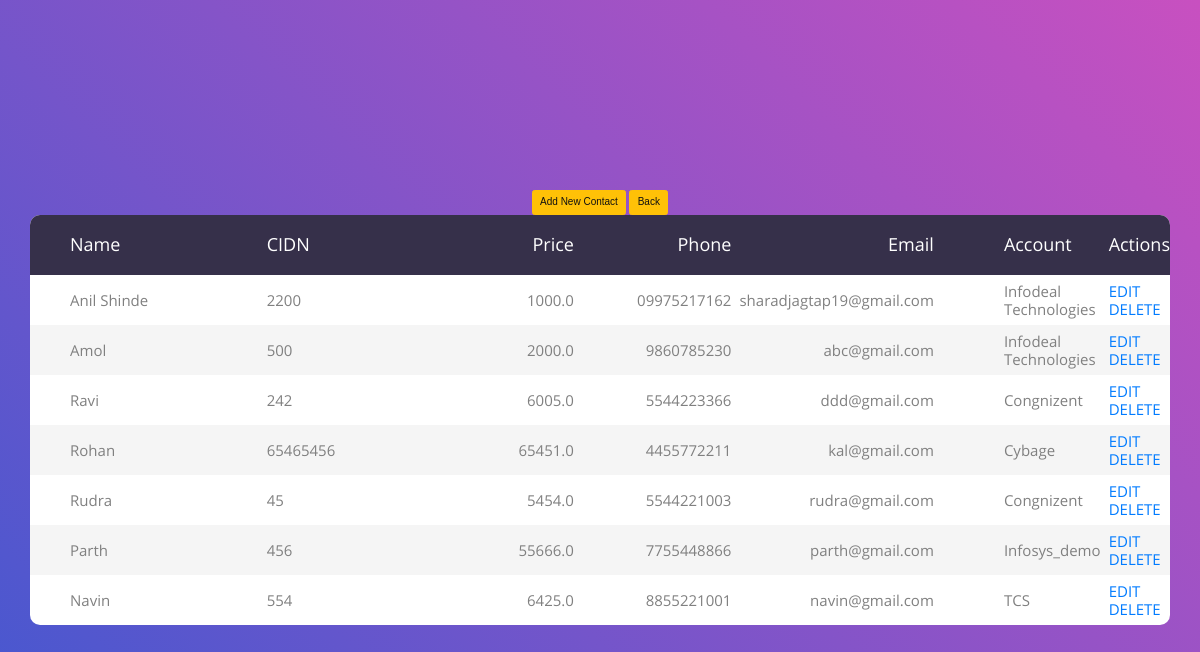
The page /contact/ (signed in) on the database its author committed.
### accounts/models.py (models this page shows, shortened)
class Contact(models.Model):
    name=models.CharField(max_length=200, null=True)
    CIDN=models.IntegerField()
    price = models.FloatField(null=True)
    phone = models.CharField(max_length=200, null=True)
    email = models.CharField(max_length=200, null=True)
    account=models.ForeignKey('tbl_account_info',on_delete=models.CASCADE,null=True)

class tbl_account_info(models.Model):
    client_name = models.CharField(max_length=200, null=True)
    status = (
        ('pending', 'PENDING'),
        ('active', 'ACTIVE'),
        ('acquired', 'ACQUIRED')
    )
    account_status = models.CharField(choices=status,max_length=200, null=True)
    status1 = (
        ('IT', 'IT AND SERVICES'),
        ('Services', 'SERVICES'),
        ('others', 'OTHERS')
    )
    industry_status = models.CharField(choices=status1,max_length=200, null=True)
    Account_owner = models.CharField(max_length=128)
    date_created = models.DateTimeField(auto_now_add=True, null=True, blank=True)
    created_by=models.CharField(max_length=200, null=True)
    def __str__(self):
        return self.client_name

### accounts/decorators.py (the view)
        def wrapper_func(request, *args, **kwargs):
            group = None
            if request.user.groups.exists():
                group = request.user.groups.all()[0].name
            if group in allowed_roles:
                return view_func(request, *args, **kwargs)
            else:
                return HttpResponse('<h1>You are not authorized to view this page</h1>')

### accounts/views.py (called while the page is built)
@login_required(login_url='login')
@allowed_users(allowed_roles=['admin','customer2'])
def contact(request):
    contacts=Contact.objects.all()
    return render(request,'contact/contact.html',{'contacts':contacts})

### templates/contact/contact.html (shortened to what this page needs)
<!DOCTYPE html>
{% load static %}
<html lang="en">
<head>
    <link rel="stylesheet" href="https://maxcdn.bootstrapcdn.com/bootstrap/3.3.7/css/bootstrap.min.css">
	<link rel="stylesheet" href="{% static "images/icons/favicon.ico" %}">
	<link rel="stylesheet" type="text/css" href="{% static "vendor/bootstrap/css/bootstrap.min.css" %}">
	<link rel="stylesheet" type="text/css" href="{% static "fonts/font-awesome-4.7.0/css/font-awesome.min.css" %}">
	<link rel="stylesheet" type="text/css" href="{% static "vendor/animate/animate.css" %}">
	<link rel="stylesheet" type="text/css" href="{% static "vendor/select2/select2.min.css" %}">
	<link rel="stylesheet" type="text/css" href="{% static "vendor/perfect-scrollbar/perfect-scrollbar.css" %}">
</head>
<body>
	<div class="limiter">
		<div class="container-table100">
			<div class="wrap-table100">
				<div class="table100">
					<table>
						<thead>
							<tr class="table100-head">
								<th class="column1">Name</th>
                                <th class="column3">CIDN</th>
								<th class="column4">Price</th>
                                <th class="column5">Phone</th>
								<th class="column6">Email</th>
								<th class="column7">Account</th>
                                <th class="column8">Actions</th>
							</tr>
						</thead>
						<tbody>
								{% for contact in contacts %}
								<tr>
									<td class="column1">{{contact.name}}</td>
									<td class="column3">{{contact.CIDN}}</td>
									<td class="column4">{{contact.price}}</td>
									<td class="column5">{{contact.phone}}</td>
									<td class="column6">{{contact.email}}</td>
									<td class="column7">{{contact.account}}</td>
									<td class="column7">
                                        <a href="/update_contact/{{contact.id}}">EDIT</a>
                                        <a href="/delete_contact/{{contact.id}}">DELETE</a>
                                    </td>
								</tr>
								{% endfor %}
<br>
<div class="container" align="center">
<a class="btn btn-warning" href="/create_contact">Add New Contact</a>
<a class="btn btn-warning " href="/table">Back</a>
</div>
						</tbody>
					</table>
				</div>
			</div>
		</div>
	</div>
</body>
</html>

### rows shown on the page
Contact: name "Anil Shinde", CIDN "2200", price "1000.0", phone "09975217162", email "sharadjagtap19@gmail.com", account "Infodeal Technologies"
Contact: name "Amol", CIDN "500", price "2000.0", phone "9860785230", email "abc@gmail.com", account "Infodeal Technologies"
Contact: name "Ravi", CIDN "242", price "6005.0", phone "5544223366", email "ddd@gmail.com", account "Congnizent"
Contact: name "Rohan", CIDN "65465456", price "65451.0", phone "4455772211", email "kal@gmail.com", account "Cybage"
Contact: name "Rudra", CIDN "45", price "5454.0", phone "5544221003", email "rudra@gmail.com", account "Congnizent"
Contact: name "Parth", CIDN "456", price "55666.0", phone "7755448866", email "parth@gmail.com", account "Infosys_demo"
Contact: name "Navin", CIDN "554", price "6425.0", phone "8855221001", email "navin@gmail.com", account "TCS"
